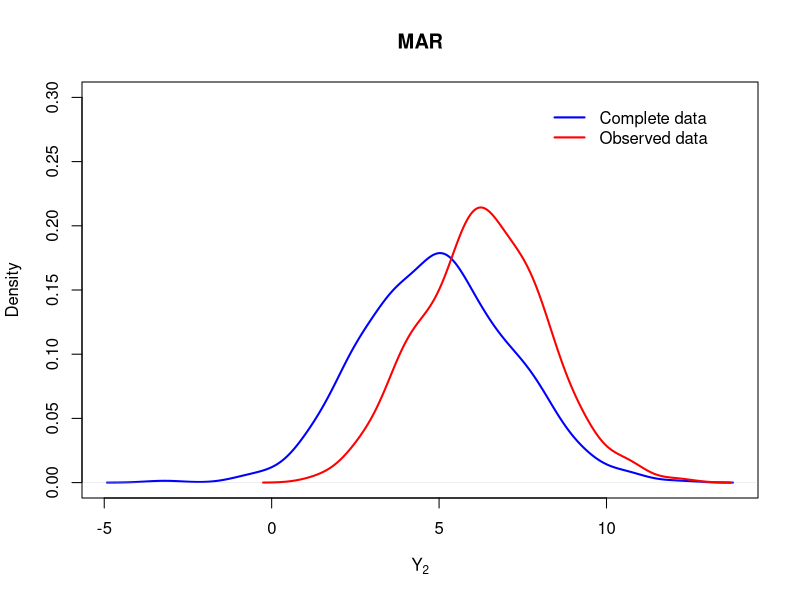
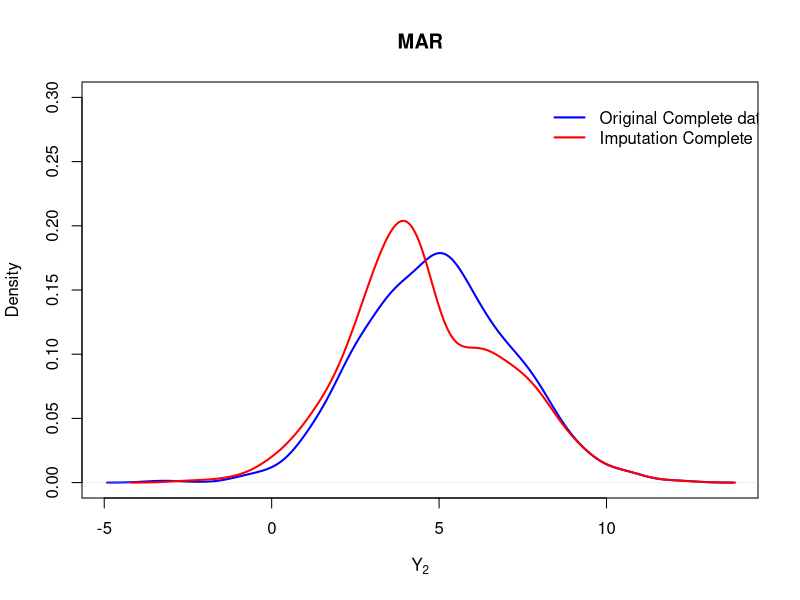
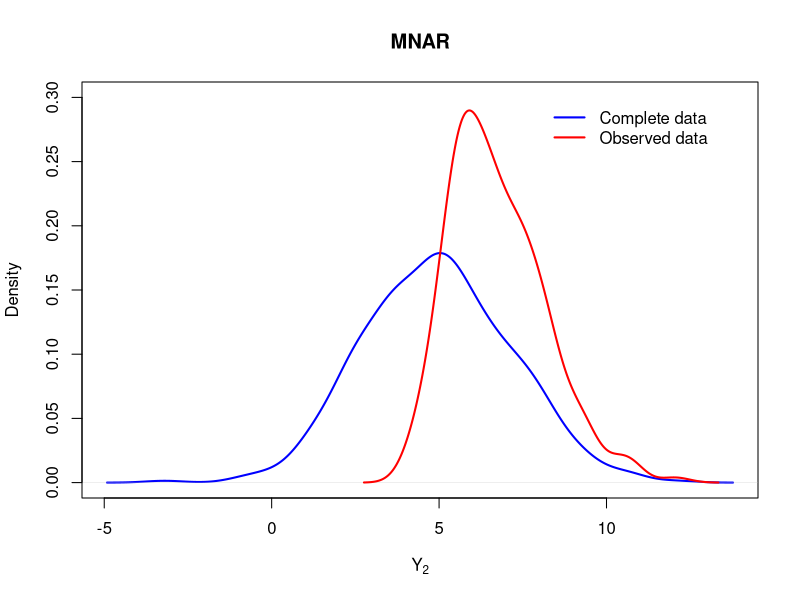
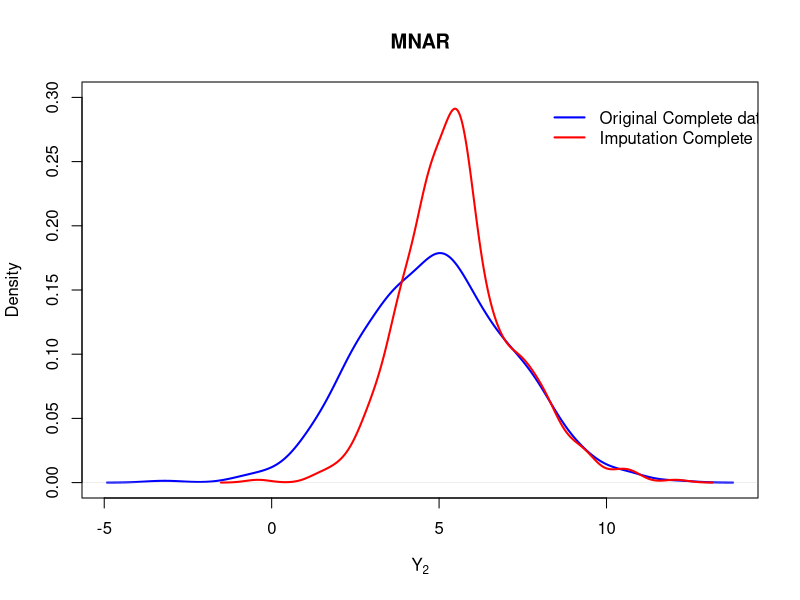

Reproduce these figures in R, in order. (Note: this script raises an error after producing the figures.)
#Question 3 (a)
require(MASS)
n<-500
#simulating the data
Sigma<-matrix(c(1,0,0,0,1,0,0,0,1),nrow=3,byrow=T)
set.seed(1)
#generate Z1 Z2 Z3 follow independent standard normal (that is, mean 0 and variance 1) distribution
Z<-mvrnorm(n=n,mu=c(0,0,0),Sigma=Sigma)
Z1<-Z[,1];Z2<-Z[,2];Z3<-Z[,3]
Y1=1+Z1
Y2=5+2*Z1+Z2
#a=2 b=0
r_mar=2*(Y1-1)+Z3
#Y2 is missing when r_mar<0
ind_mar <- which(r_mar<0)
Y2_MAR_obs <-Y2[-ind_mar]
Y2_MAR_mis <-Y2[ind_mar]
#plotting the marginal distribution
plot(density(Y2), lwd = 2, col = "blue", xlab =expression(Y[2]),main = "MAR", ylim =c(0, 0.3))
lines(density(Y2_MAR_obs), lwd = 2, col = "red")
legend(8, 0.3, legend =c("Complete data", "Observed data"),col =c("blue", "red"), lty =c(1,1), lwd =c(2,2), bty ="n")
#(b)
Y2_afmar <-ifelse(r_mar<0, NA, Y2)
data <-data.frame(Y1=Y1, Y2=Y2_afmar)
fit1 <-lm(Y2_afmar~Y1, data=data)
fit1$coefficient
set.seed(1)
predicted_sri1 <-predict(fit1, newdata = data)+ rnorm(500, 0,summary(fit1)$sigma)
Y2_sri1 <-ifelse(is.na(data$Y2), predicted_sri1, data$Y2)
plot(density(Y2), lwd = 2, col = "blue", xlab =expression(Y[2]),main = "MAR", ylim =c(0, 0.3))
lines(density(Y2_sri1), lwd = 2, col = "red")
legend(8, 0.3, legend =c("Original Complete data", "Imputation Complete data"),col =c("blue", "red"), lty =c(1,1), lwd =c(2,2), bty ="n")
#(c)
#a=0 b=2
r_mnar=2*(Y2-5)+Z3
#Y2 is missing when r_mnar<0
ind_mnar <-which(r_mnar<0)
Y2_MNAR_obs <- Y2[-ind_mnar]
plot(density(Y2), lwd = 2, col = "blue", xlab =expression(Y[2]), main = "MNAR",ylim =c(0, 0.3))
lines(density(Y2_MNAR_obs), lwd = 2, col = "red")
legend(8, 0.3, legend =c("Complete data", "Observed data"), col =c("blue","red"), lty =c(1, 1), lwd =c(2, 2), bty = "n")
#(d)
Y2_afmnar <-ifelse(r_mnar<0, NA, Y2)
data <-data.frame(Y1=Y1, Y2=Y2_afmnar)
fit2 <-lm(Y2_afmnar~Y1, data=data)
fit2$coefficient
predicted_sri2 <-predict(fit2, newdata = data)+ rnorm(nrow(data), 0,sigma(fit2))
Y2_sri2 <-ifelse(is.na(data$Y2), predicted_sri2, data$Y2)
plot(density(Y2), lwd = 2, col = "blue", xlab =expression(Y[2]),main = "MNAR", ylim =c(0, 0.3))
lines(density(Y2_sri2), lwd = 2, col = "red")
legend(8, 0.3, legend =c("Original Complete data", "Imputation Complete data"),col =c("blue", "red"), lty =c(1,1), lwd =c(2,2), bty ="n")
#Question 4 (a)
recovtime_mean=mean(databp$recovtime, na.rm = TRUE)
recovtime_mean
recovtime_sd=sd(databp$recovtime, na.rm = TRUE)
recovtime_se=recovtime_sd/sqrt(22)
recovtime_se
cor(databp$recovtime, databp$logdose, use = "complete")
cor(databp$recovtime, databp$bloodp, use = "complete")
#(b)
# creating a vector with recovtime values after mean imputation
recovtime_mi <-ifelse(is.na(databp$recovtime), recovtime_mean, databp$recovtime)
mean(recovtime_mi)
# standard deviation of the completed variable
sd(recovtime_mi)
se_recovtime_mi=sd(recovtime_mi)/sqrt(25)
se_recovtime_mi
cor(recovtime_mi, databp$logdose)
cor(recovtime_mi, databp$bloodp)
#(c)
fit <-lm(recovtime~logdose+bloodp, data = databp)
summary(fit)
fit$coefficients
predicted_ri <-predict(fit, newdata = databp)
# creating the completed recovtime variable
recovtime_ri <-ifelse(is.na(databp$recovtime), predicted_ri, databp$recovtime)
# std deviation for the completed data
sd(recovtime_ri)
se_ri=sd(recovtime_ri)/sqrt(25)
se_ri
# correlations between the recovery time and the dose and between the recovery time and blood pressure
cor(recovtime_ri, databp$logdose)
cor(recovtime_ri, databp$bloodp)
#(d)
set.seed(1)
predicted_sri <-predict(fit, newdata = databp)+ rnorm(nrow(databp), 0,sigma(fit))
# completed recovery time variable
recovtime_sri <-ifelse(is.na(databp$recovtime), predicted_sri, databp$recovtime)
mean(recovtime_sri)
# std deviation for the completed data
sd(recovtime_sri)
se_sri=sd(recovtime_sri)/sqrt(25)
se_sri
# correlations between the recovery time and the dose and between the recovery time and blood pressure
cor(recovtime_sri, databp$logdose)
cor(recovtime_sri, databp$bloodp)
#(e)
# predictive mean matching (those with observed recovery time)
predicted_ri <-predict(fit, newdata = databp)
predicted_ri_ <- predicted_ri
predicted_ri_ [4] <- NA
donor4 <- which.min(abs(predicted_ri_ - predicted_ri[4]))
predicted_ri_ [10] <- NA
donor10 <- which.min(abs(predicted_ri_ - predicted_ri[10]))
predicted_ri_ [22] <- NA
donor22 <- which.min(abs(predicted_ri_ - predicted_ri[22]))
donor4
donor10
donor22
donor4 <- 5
donor10 <- 2
donor22 <- 15
newdata <- c(databp$recovtime[1:3], 13, databp$recovtime[5:9], 10, databp$recovtime[11:21], 39, databp$recovtime[23:25])
mean(newdata)
se=sd(newdata)/sqrt(25)
se
cor(newdata,databp$logdose)
cor(newdata, databp$bloodp)
